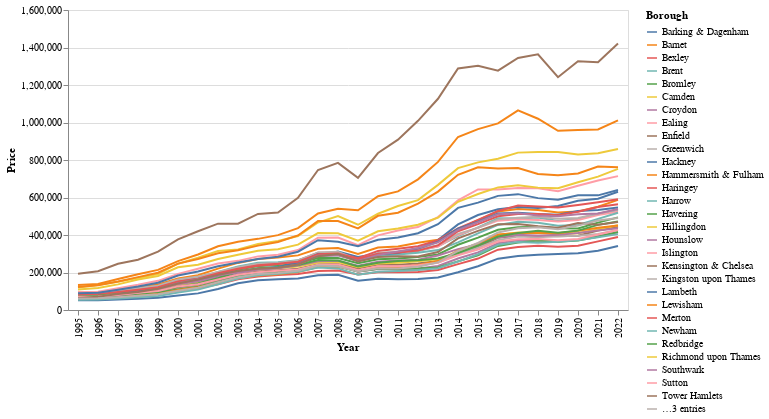

The code cell stored with this chart in its notebook:
### Code cell
#hierarchical indices not supported, gotta reset index. ok that worked.


# check=groupeddf.reset_index()
# check

#import altair as alt


source = check

alt.Chart(source).mark_line().encode(
    x='Year',
    y='Price',
    color='Borough',
    tooltip='Borough'
)

### Figure 1 — Vega-Lite specification as saved in the notebook (floating-point values rounded to 4 significant figures; data arrays with more than 128 entries replaced by an {"elided": "..."} marker saying what was removed)
{"config": {"view": {"continuousWidth": 400, "continuousHeight": 300}}, "data": {"name": "data-447eede313b73d8f3d885d9dd105ea50"}, "mark": "line", "encoding": {"color": {"type": "nominal", "field": "Borough"}, "tooltip": {"type": "nominal", "field": "Borough"}, "x": {"type": "nominal", "field": "Year"}, "y": {"type": "quantitative", "field": "Price"}}, "$schema": "https://vega.github.io/schema/vega-lite/v4.0.0.json", "datasets": {"data-447eede313b73d8f3d885d9dd105ea50": {"elided": "896 records"}}}
